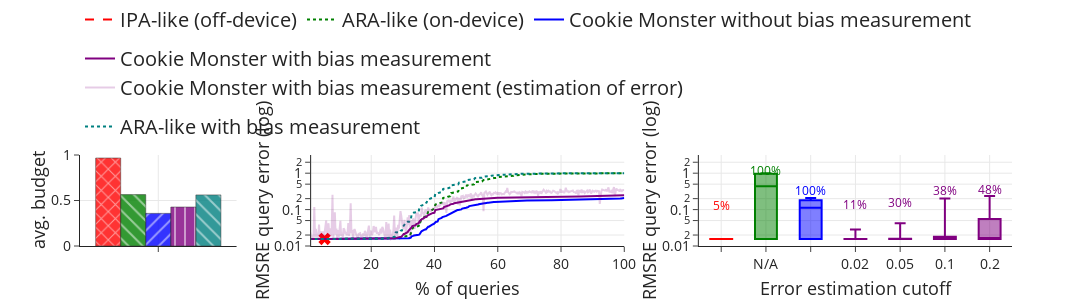

Source (notebook cell):
### Code cell
figs_args = {
    "axis_title_font_size": {"x": 18, "y": 18},
    "axis_tick_font_size": {"x": 14, "y": 14},
    "legend": {
        "yanchor": "bottom",
        "y": 1.1,
        # "xanchor": "left",
        # "x": 0.2,
        "orientation": "h",
    },
    "output_path": "bias_plots.pdf",
    "height": 300,
    "width": 1500,
}
# make_plots(
#            [full_cdfs, cut_cdfs_fig, cutoff_boxes_fig, budget_fig], cols=4, **figs_args)

make_bias_plots(
           [bars_args, cdf_args, boxes_args], cols=3, **figs_args)

### Figure 1 — Plotly figure (JSON) as saved in the notebook; plotly's stock layout.template omitted (floating-point values rounded to 4 significant figures; data arrays with more than 128 entries replaced by an {"elided": "..."} marker saying what was removed)
{"data": [{"legendgroup": "IPA-like (off-device)", "marker": {"color": "red", "line": {"color": "black"}, "pattern": {"shape": "x"}}, "name": "IPA-like (off-device)", "opacity": 0.8, "showlegend": false, "type": "bar", "x": ["7"], "xaxis": "x", "y": [0.9671], "yaxis": "y"}, {"legendgroup": "ARA-like (on-device)", "marker": {"color": "green", "line": {"color": "black"}, "pattern": {"shape": "\\"}}, "name": "ARA-like (on-device)", "opacity": 0.8, "showlegend": false, "type": "bar", "x": ["7"], "xaxis": "x", "y": [0.5646], "yaxis": "y"}, {"legendgroup": "Cookie Monster without bias measurement", "marker": {"color": "blue", "line": {"color": "black"}, "pattern": {"shape": "/"}}, "name": "Cookie Monster without bias measurement", "opacity": 0.8, "showlegend": false, "type": "bar", "x": ["7"], "xaxis": "x", "y": [0.3585], "yaxis": "y"}, {"legendgroup": "Cookie Monster with bias measurement", "marker": {"color": "purple", "line": {"color": "black"}, "pattern": {"shape": "|"}}, "name": "Cookie Monster with bias measurement", "opacity": 0.8, "showlegend": false, "type": "bar", "x": ["7"], "xaxis": "x", "y": [0.4281], "yaxis": "y"}, {"legendgroup": "ARA-like with bias measurement", "marker": {"color": "teal", "line": {"color": "black"}, "pattern": {"shape": "\\"}}, "name": "ARA-like with bias measurement", "opacity": 0.8, "showlegend": false, "type": "bar", "x": ["7"], "xaxis": "x", "y": [0.5615], "yaxis": "y"}, {"legendgroup": "IPA-like (off-device)", "line": {"dash": "dash"}, "marker": {"color": "red", "symbol": "x"}, "mode": "lines", "name": "IPA-like (off-device)", "showlegend": true, "type": "scatter", "x": [0.25, 0.5, 0.75, 1, 1.25, 1.5, 1.75, 2, 2.25, 2.5, 2.75, 3, 3.25, 3.5, 3.75, 4, 4.25, 4.5, 4.75, 5, 5.25], "xaxis": "x2", "y": [0.01546, 0.01551, 0.01553, 0.01554, 0.01554, 0.01556, 0.01556, 0.01556, 0.01556, 0.01556, 0.01556, 0.01556, 0.01558, 0.01558, 0.01558, 0.01559, 0.0156, 0.0156, 0.01561, 0.01561, 0.01564], "yaxis": "y2"}, {"legendgroup": "IPA-like (off-device)", "marker": {"color": "red", "size": 11, "symbol": "x"}, "mode": "markers", "name": "IPA-like (off-device)", "showlegend": false, "type": "scatter", "x": [5.25], "xaxis": "x2", "y": [0.01564], "yaxis": "y2"}, {"legendgroup": "ARA-like (on-device)", "line": {"dash": "dot"}, "marker": {"color": "green", "symbol": "diamond"}, "mode": "lines", "name": "ARA-like (on-device)", "showlegend": true, "type": "scatter", "x": {"elided": "400 float values"}, "xaxis": "x2", "y": {"elided": "400 float values"}, "yaxis": "y2"}, {"legendgroup": "Cookie Monster without bias measurement", "line": {"dash": "solid"}, "marker": {"color": "blue", "symbol": "circle"}, "mode": "lines", "name": "Cookie Monster without bias measurement", "showlegend": true, "type": "scatter", "x": {"elided": "400 float values"}, "xaxis": "x2", "y": {"elided": "400 float values"}, "yaxis": "y2"}, {"legendgroup": "Cookie Monster with bias measurement", "line": {"dash": "solid"}, "marker": {"color": "purple", "symbol": "circle"}, "mode": "lines", "name": "Cookie Monster with bias measurement", "showlegend": true, "type": "scatter", "x": {"elided": "400 float values"}, "xaxis": "x2", "y": {"elided": "400 float values"}, "yaxis": "y2"}, {"legendgroup": "ARA-like with bias measurement", "line": {"dash": "dot"}, "marker": {"color": "teal", "symbol": "diamond"}, "mode": "lines", "name": "ARA-like with bias measurement", "showlegend": true, "type": "scatter", "x": {"elided": "400 float values"}, "xaxis": "x2", "y": {"elided": "400 float values"}, "yaxis": "y2"}, {"legendgroup": "Cookie Monster with bias measurement", "line": {"dash": "solid"}, "marker": {"color": "rgba(128, 0, 128, 0.2)", "symbol": "circle"}, "mode": "lines", "name": "Cookie Monster with bias measurement (estimation of error)", "showlegend": true, "type": "scatter", "x": {"elided": "400 float values"}, "xaxis": "x2", "y": {"elided": "400 float values"}, "yaxis": "y2"}, {"boxpoints": false, "legendgroup": "IPA-like (off-device)", "marker": {"color": "red"}, "name": "IPA-like (off-device)", "opacity": 1, "showlegend": false, "type": "box", "x": {"elided": "400 str values"}, "xaxis": "x3", "y": {"elided": "400 float values"}, "yaxis": "y3"}, {"boxpoints": false, "legendgroup": "ARA-like (on-device)", "marker": {"color": "green"}, "name": "ARA-like (on-device)", "opacity": 1, "showlegend": false, "type": "box", "x": {"elided": "400 str values"}, "xaxis": "x3", "y": {"elided": "400 float values"}, "yaxis": "y3"}, {"boxpoints": false, "legendgroup": "Cookie Monster without bias measurement", "marker": {"color": "blue"}, "name": "Cookie Monster without bias measurement", "opacity": 1, "showlegend": false, "type": "box", "x": {"elided": "400 str values"}, "xaxis": "x3", "y": {"elided": "400 float values"}, "yaxis": "y3"}, {"boxpoints": false, "legendgroup": "Cookie Monster with bias measurement", "marker": {"color": "purple"}, "name": "Cookie Monster with bias measurement", "opacity": 1, "showlegend": false, "type": "box", "x": {"elided": "1600 str values"}, "xaxis": "x3", "y": {"elided": "1600 float values"}, "yaxis": "y3"}, {"boxpoints": false, "legendgroup": "ARA-like with bias measurement", "marker": {"color": "teal"}, "name": "ARA-like with bias measurement", "opacity": 1, "showlegend": false, "type": "box", "x": [], "xaxis": "x3", "y": [], "yaxis": "y3"}, {"mode": "text", "showlegend": false, "text": ["5%"], "textfont": {"color": "red"}, "type": "scatter", "x": [" "], "xaxis": "x3", "y": [0.1156], "yaxis": "y3"}, {"mode": "text", "showlegend": false, "text": ["100%"], "textfont": {"color": "green"}, "type": "scatter", "x": ["N/A"], "xaxis": "x3", "y": [1.1], "yaxis": "y3"}, {"mode": "text", "showlegend": false, "text": ["100%"], "textfont": {"color": "blue"}, "type": "scatter", "x": ["  "], "xaxis": "x3", "y": [0.3068], "yaxis": "y3"}, {"mode": "text", "showlegend": false, "text": ["11%", "30%", "38%", "48%"], "textfont": {"color": "purple"}, "type": "scatter", "x": ["0.02", "0.05", "0.1", "0.2"], "xaxis": "x3", "y": [0.1286, 0.1421, 0.3032, 0.3348], "yaxis": "y3"}, {"mode": "text", "showlegend": false, "text": [], "textfont": {"color": "teal"}, "type": "scatter", "x": [], "xaxis": "x3", "y": [], "yaxis": "y3"}], "layout": {"height": 300, "legend": {"font": {"size": 20}, "orientation": "h", "title": {}, "y": 1.1, "yanchor": "bottom"}, "margin": {"b": 0, "t": 0}, "showlegend": true, "width": 1500, "xaxis": {"anchor": "y", "domain": [0, 0.168], "showgrid": true, "showticklabels": false, "tickfont": {"size": 14}, "title": {"font": {"size": 18}, "text": ""}}, "xaxis2": {"anchor": "y2", "domain": [0.248, 0.584], "range": [1, 100], "showgrid": true, "tickfont": {"size": 14}, "title": {"font": {"size": 18}, "text": "% of queries"}}, "xaxis3": {"anchor": "y3", "categoryarray": [" ", "N/A", "  ", 0.02, 0.05, 0.1, 0.2], "categoryorder": "array", "domain": [0.664, 1], "showgrid": true, "tickfont": {"size": 14}, "title": {"font": {"size": 18}, "text": "Error estimation cutoff"}}, "yaxis": {"anchor": "x", "domain": [0, 1], "range": [0, 1], "showgrid": true, "tickfont": {"size": 14}, "title": {"font": {"size": 18}, "standoff": 0, "text": "avg. budget"}, "type": "linear"}, "yaxis2": {"anchor": "x2", "domain": [0, 1], "range": [-2, 0.5], "showgrid": true, "tickfont": {"size": 14}, "title": {"font": {"size": 18}, "standoff": 0, "text": "RMSRE query error (log)"}, "type": "log"}, "yaxis3": {"anchor": "x3", "domain": [0, 1], "range": [-2, 0.5], "showgrid": true, "tickfont": {"size": 14}, "title": {"font": {"size": 18}, "standoff": 0, "text": "RMSRE query error (log)"}, "type": "log"}}}
